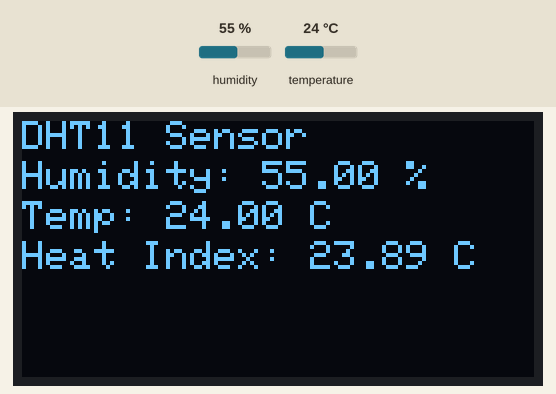
Recording of a sketch running on a simulated ESP8266 (NodeMCU). Shown: 128×64 one-colour display. The test bench sets the inputs (shaded band); at power-on: humidity 55 %, temperature 24 °C. WiFi joins after 1.5 s; servers stay silent unless stated; what the sketch prints to the serial monitor is not drawn.

Above: at 3.6 s.

The sketch:

dht11_thinkspeak.ino
```cpp
#include <ESP8266WiFi.h>
#include <Adafruit_GFX.h>
#include <Adafruit_SSD1306.h>
#include "DHT.h"


#define SCREEN_WIDTH 128
#define SCREEN_HEIGHT 64
#define OLED_RESET    -1
Adafruit_SSD1306 display(SCREEN_WIDTH, SCREEN_HEIGHT, &Wire, OLED_RESET);


#define DHTPIN 0
#define DHTTYPE DHT11
DHT dht(DHTPIN, DHTTYPE);


String apiWritekey = "your write key";
const char* ssid = "Airtel_9883015426";
const char* password = "RSSR@110323";
const char* server = "api.thingspeak.com";
WiFiClient client;

void setup() {
  Serial.begin(115200);
  dht.begin();


  if(!display.begin(SSD1306_SWITCHCAPVCC, 0x3C)) {
    Serial.println(F("SSD1306 allocation failed"));
    for(;;);
  }
  display.clearDisplay();


  WiFi.disconnect();
  delay(10);
  WiFi.begin(ssid, password);

  Serial.println();
  Serial.print("Connecting to ");
  Serial.println(ssid);

  while (WiFi.status() != WL_CONNECTED) {
    delay(500);
    Serial.print(".");
  }
  Serial.println("");
  Serial.print("NodeMCU connected to wifi: ");
  Serial.println(ssid);
  Serial.println();
}

void loop() {
  delay(2000);

  float h = dht.readHumidity();
  float t = dht.readTemperature();

  if (isnan(h) || isnan(t)) {
    Serial.println("Failed to read from DHT sensor!");
    return;
  }

  float hif = dht.computeHeatIndex(t, h, false);


  Serial.print("Humidity: ");
  Serial.print(h);
  Serial.print(" %\t");
  Serial.print("Temperature: ");
  Serial.print(t);
  Serial.print(" °C\t");
  Serial.print("Heat index: ");
  Serial.print(hif);
  Serial.println(" °C");

  // Display data on OLED
  display.clearDisplay();
  display.setTextSize(1);
  display.setTextColor(SSD1306_WHITE);
  display.setCursor(0,0);
  display.println("DHT11 Sensor");

  display.setCursor(0, 10);
  display.print("Humidity: ");
  display.print(h);
  display.println(" %");

  display.setCursor(0, 20);
  display.print("Temp: ");
  display.print(t);
  display.println(" C");

  display.setCursor(0, 30);
  display.print("Heat Index: ");
  display.print(hif);
  display.println(" C");

  display.display();


  if (client.connect(server,80)) {
    String tsData = "api_key=" + apiWritekey;
    tsData +="&field1=" + String(t);  // Temperature to Field 1
    tsData +="&field2=" + String(h);  // Humidity to Field 2
    tsData += "\r\n\r\n";

    client.print("POST /update HTTP/1.1\n");
    client.print("Host: api.thingspeak.com\n");
    client.print("Connection: close\n");
    client.print("X-THINGSPEAKAPIKEY: "+apiWritekey+"\n");
    client.print("Content-Type: application/x-www-form-urlencoded\n");
    client.print("Content-Length: ");
    client.print(tsData.length());
    client.print("\n\n");
    client.print(tsData);

    Serial.print("Temperature: ");
    Serial.print(t);
    Serial.print(" and Humidity: ");
    Serial.print(h);
    Serial.println(" uploaded to ThingSpeak server...");
  }
  client.stop();

  Serial.println("Waiting to upload next reading...");
  delay(15000); // Wait 15 seconds to upload next reading
}
```
